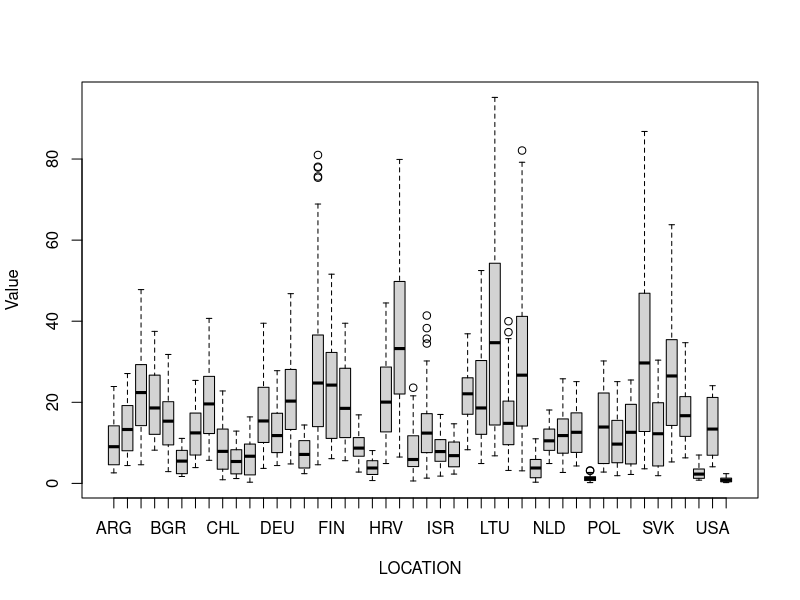
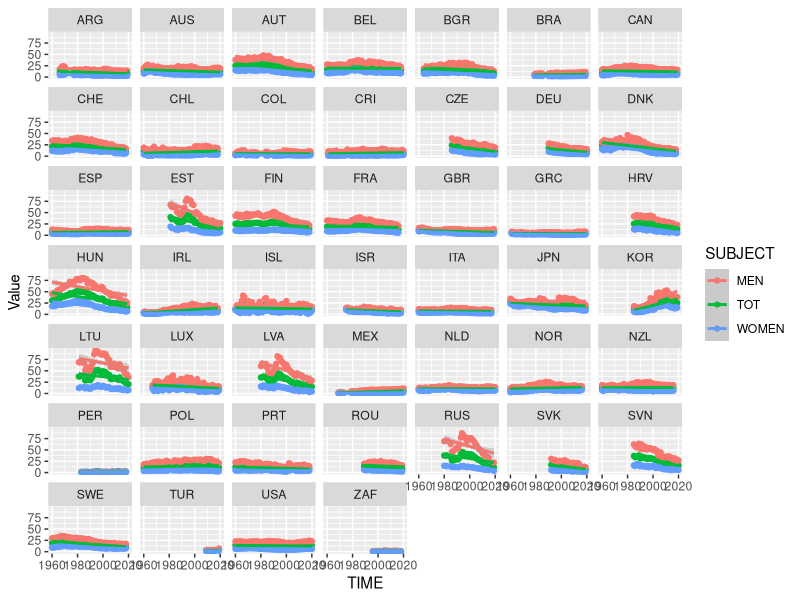
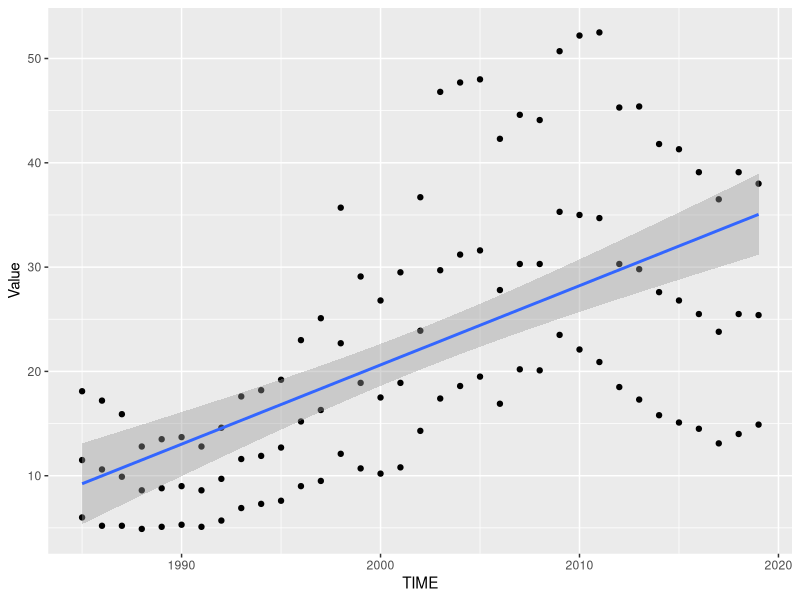
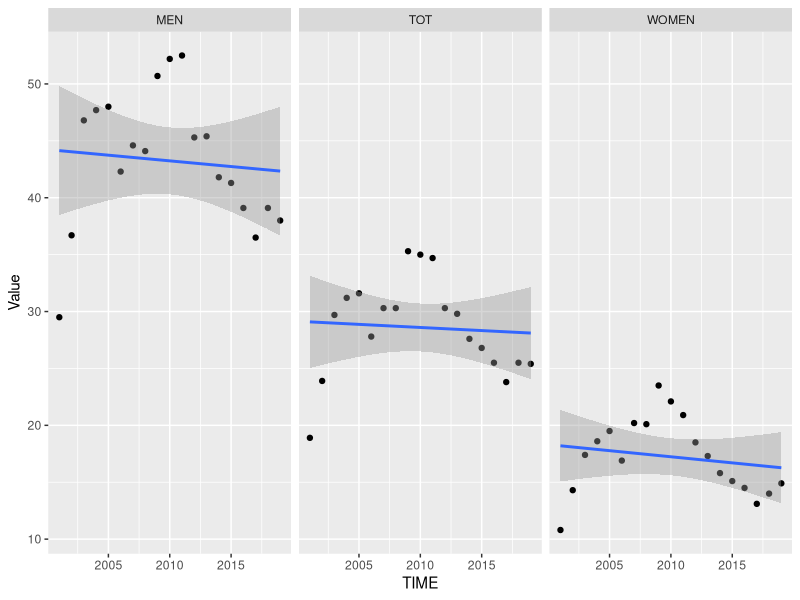
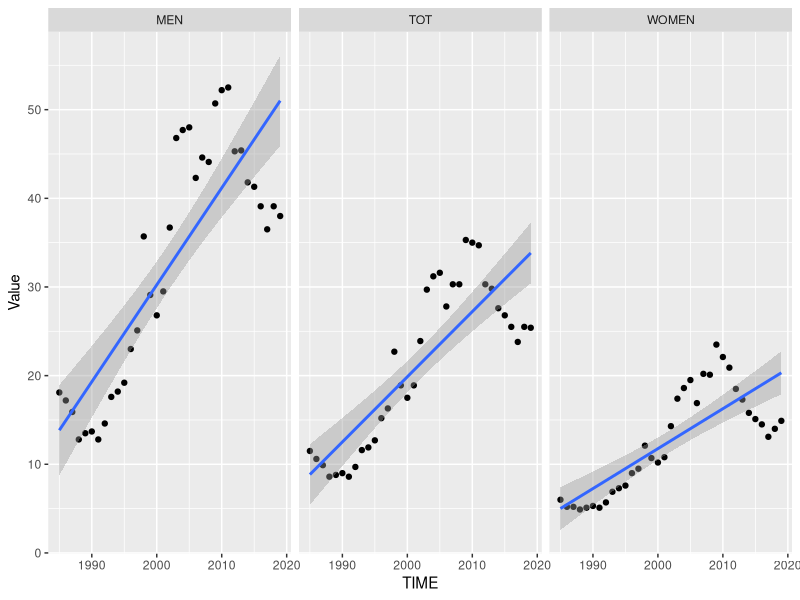
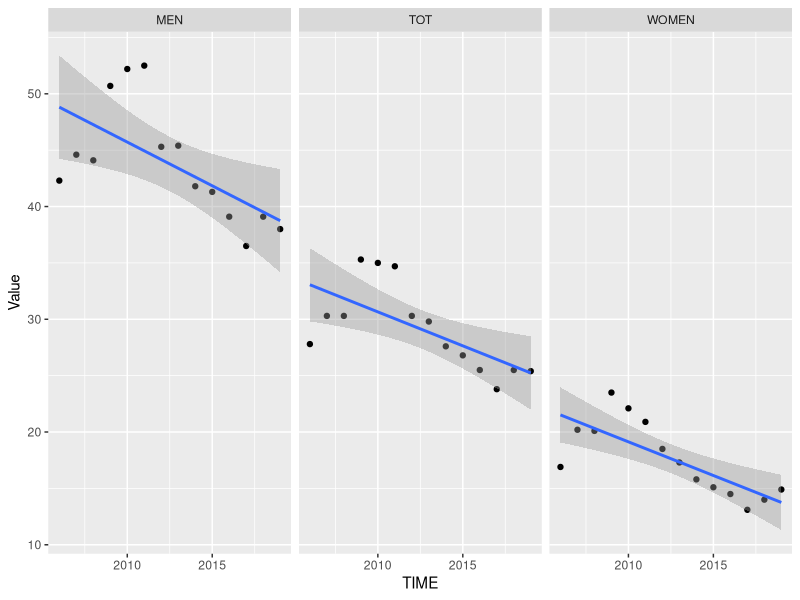
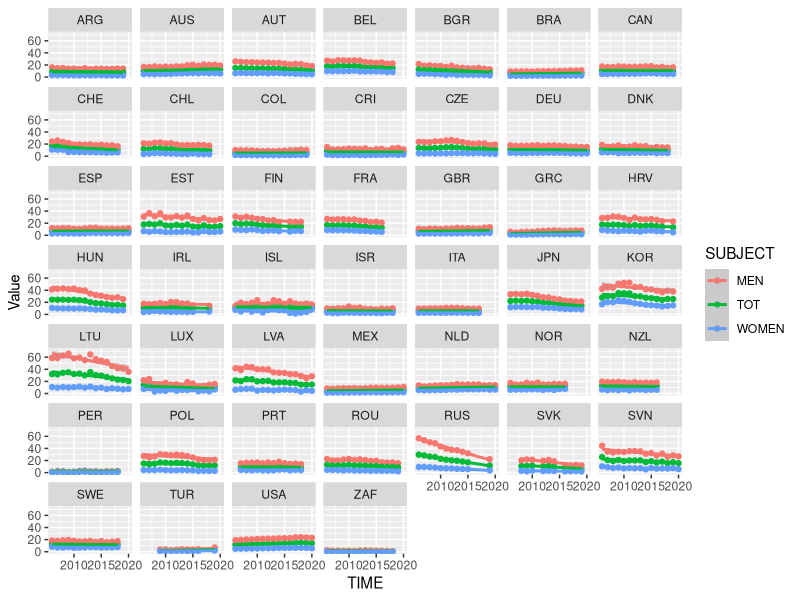
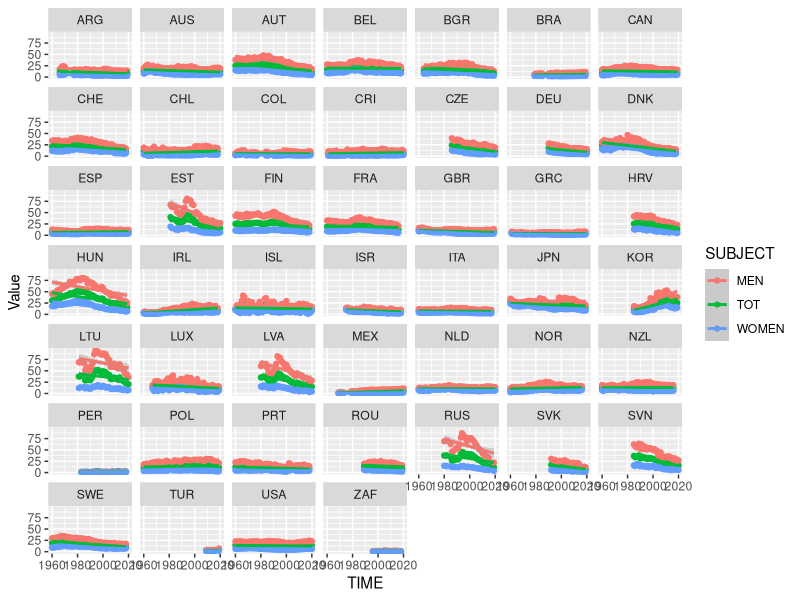

Source code (R) for these figures, in order:
getwd()
setwd("F:/Data/OECD_Countries_Suicide/")


S<-read.csv("DP_LIVE_06082022205006478.csv")


boxplot(Value~LOCATION, data=S)


suicidebycountry<-lm(Value~LOCATION+TIME, data=S)


summary(suicidebycountry)


suicidebycountry_I<-lm(Value~LOCATION*TIME, data=S)

summary(suicidebycountry_I)

#Functions to define at the start

highest<-function(vect_values,N){
  len = length(vect_values)
  return(sort(vect_values, partial = len-(N-1))[len-(N-1)])
}



#Let us facet wrap for each country and see who is increasing in Suicide rate
library(ggplot2); library(gridExtra)
ggplot(S, aes(TIME, Value, color = SUBJECT)) +
  geom_point() +
  geom_smooth(method="lm") +
  facet_wrap(~ LOCATION)


#Verify that we can print out the unique location codes for the dataframe
for(i in unique(S$LOCATION)){
  print(i)
}


#Note this shows how to separate based off of location
for(i in unique(S$LOCATION)){
  print(length(S[S$LOCATION==i,]))
}


#Let's print out all the estimated gradients
for(i in unique(S$LOCATION)){
  df<-S[S$LOCATION == i,]
  thing<-lm(data=df, Value~TIME)
  grad<-thing$coefficients[2]
  print(paste("For country code",i, "the suicide rate has been changing with appx", format(grad, nsmall = 2), "per year", sep=" " ))
}


#Make lists instead to manipulate around
NUM = 0
listofgrads = list()
listofnames = list()
for(i in unique(S$LOCATION)){
  NUM=NUM+1
  df<-S[S$LOCATION == i,]
  thing<-lm(data=df, Value~TIME)
  grad<-thing$coefficients[2]
  #print(paste("For country code",i, "the suicide rate has been changing with appx", format(grad, nsmall = 2), "per year", sep=" " ))
  print(format(grad, nsmall = 2))
  no<-format(grad, nsmall = 2)
  listofgrads[NUM]<-no
  listofnames[NUM]<-i
}

highest<-function(vect_values,N){
  len = length(vect_values)
  return(sort(vect_values, partial = len-(N-1))[len-(N-1)])
}
  
max(unlist(lapply(listofgrads, FUN=max)))
highest(unlist(listofgrads),2)

listofnames[match(highest(unlist(listofgrads),1), listofgrads)]
listofnames[match(highest(unlist(listofgrads),2), listofgrads)]


for (i in range(5)){
  print(i)
}


#Print the 5 highest increasing rates of suicide based off of OECD suicide information
for (i in 1:5){
  print(listofnames[match(highest(unlist(listofgrads),i), listofgrads)])
}

for (i in 1:5){
  print(highest(unlist(listofgrads),i))
}


#Let's look at different sections of KOREA
ggplot(S[S$LOCATION=="KOR",], aes(TIME, Value)) +
  geom_point() +
  geom_smooth(method="lm")


ggplot(S[S$LOCATION=="KOR" & S$TIME > 2000,], aes(TIME, Value)) +
  geom_point() +
  geom_smooth(method="lm")+
  facet_wrap(~ SUBJECT)

#JUST REALISED THAT THERE ARE 3 DATASETS FOR EACH 

ggplot(S[S$LOCATION=="KOR" ,], aes(TIME, Value)) +
  geom_point() +
  geom_smooth(method="lm")+
  facet_wrap(~ SUBJECT)

#after 2005
ggplot(S[S$LOCATION=="KOR"& S$TIME > 2005 ,], aes(TIME, Value)) +
  geom_point() +
  geom_smooth(method="lm")+
  facet_wrap(~ SUBJECT)





#So things are critically different for year 2005 onwards
ggplot(S[S$TIME>2005,], aes(TIME, Value, color = SUBJECT)) +
  geom_point() +
  geom_smooth(method="lm") +
  facet_wrap(~ LOCATION)

#Redo all times to control for sex
ggplot(S, aes(TIME, Value, color = SUBJECT)) +
  geom_point() +
  geom_smooth(method="lm") +
  facet_wrap(~ LOCATION)



#USA lookin sus on increasing. Who is increasing now, if at all?
p2005<-S[S$TIME>2005,]

#Let's print out all the estimated gradients
for(i in unique(p2005$LOCATION)){
  df<-p2005[p2005$LOCATION == i,]
  thing<-lm(data=df, Value~TIME)
  grad<-thing$coefficients[2]
  print(paste("For country code",i, "the suicide rate has been changing with appx", format(grad, nsmall = 2), "per year", sep=" " ))
}



NUM = 0
listof2grads = list()
listof2names = list()
for(i in unique(p2005$LOCATION)){
  NUM=NUM+1
  df<-p2005[p2005$LOCATION == i,]
  thing<-lm(data=df, Value~TIME)
  grad<-thing$coefficients[2]
  #print(paste("For country code",i, "the suicide rate has been changing with appx", format(grad, nsmall = 2), "per year", sep=" " ))
  print(format(grad, nsmall = 2))
  no<-format(grad, nsmall = 2)
  listof2grads[NUM]<-no
  listof2names[NUM]<-i
}

highest<-function(vect_values,N){
  len = length(vect_values)
  return(sort(vect_values, partial = len-(N-1))[len-(N-1)])
}


listof2names[match(highest(unlist(listof2grads),1), listof2grads)]
listof2names[match(highest(unlist(listof2grads),2), listof2grads)]


for (i in 1:12){
  print(listof2names[match(highest(unlist(listof2grads),i), listof2grads)])
  print(highest(unlist(listof2grads),i))
}


#Let us summarise this all into a function that prints out the highest rate suicide increases
#with controls for year of cutoff and number to countries to list
#also perhaps controls for gender

grad<-function(no = 5, year=1000, gender = "TOT"){
  p2005<-S[S$TIME>year & S$SUBJECT == gender,]
  NUM = 0
  listof2grads = c()
  listof2names = c()
  for(i in unique(p2005$LOCATION)){
    NUM=NUM+1
    df<-p2005[p2005$LOCATION == i,]
    thing<-lm(data=df, Value~TIME)
    grad<-thing$coefficients[2]
    #print(paste("For country code",i, "the suicide rate has been changing with appx", format(grad, nsmall = 2), "per year", sep=" " ))
    #print(format(grad, nsmall = 2))
    no<-format(grad, nsmall = 2)
    listof2grads<-c(listof2grads,no)
    listof2names<-c(listof2names,i)
  }
  return (data.frame(listof2grads, listof2names))
}

GRAD<-function(no = 5, year=1000, gender = "TOT"){
  highest<-function(vect_values,N){
    len = length(vect_values)
    return(sort(vect_values, partial = len-(N-1))[len-(N-1)])
  }
  listof2grads<-grad(no, year, gender)[1]
  listof2names<-grad(no, year, gender)[2]
  for (i in 1:no){
    #print(which(listof2grads==highest(unlist(listof2grads),i)))
    print(listof2names[which(listof2grads==highest(unlist(listof2grads),i)),])
    print(highest(unlist(listof2grads),i))
  }
}

GRAD(5,1000,"TOT")
GRAD(5,1000,"WOMEN")
GRAD(5,1000,"MEN")



GRAD(5,2000,"TOT")
GRAD(5,2000,"WOMEN")
GRAD(5,2000,"MEN")






for (i in c(1000,1980,1990,2000,2005,2010)){
  print(i)
  print("------")
  print(GRAD(5,i,"MEN"))
  print("######")
}


for (i in c(1000,1980,1990,2000,2005,2010) ){
  print(i)
  print("------")
  print(GRAD(5,i,"WOMEN"))
  print("######")
}


for (i in c(1000,1980,1990,2000,2005,2010)){
  print(i)
  print("------")
  print(GRAD(5,i,"TOT"))
  print("######")
}


#Copied attempt at world map
library(maps)
library(ggplot2)
world_map <- map_data("world")

p <- ggplot() + coord_fixed() +
  xlab("") + ylab("")

#Add map to base plot
base_world_messy <- p + geom_polygon(data=world_map, aes(x=long, y=lat, group=group), 
                                     colour="light green", fill="light green")

base_world_messy


cleanup <- 
  theme(panel.grid.major = element_blank(), panel.grid.minor = element_blank(), 
        panel.background = element_rect(fill = 'white', colour = 'white'), 
        axis.line = element_line(colour = "white"), legend.position="none",
        axis.ticks=element_blank(), axis.text.x=element_blank(),
        axis.text.y=element_blank())

base_world <- base_world_messy + cleanup

base_world



S[,c('lat','long')]<-NA



S_backup<-S
#S %>% 



#KOREA>?


ggplot(S[S$LOCATION == 'KOR',], aes(TIME, Value, color = SUBJECT)) +
  geom_point() +
  geom_smooth(method="lm") +
  facet_wrap(~ LOCATION)

#Let us try to print out a facet of say only 4 countries that would be of interest to us

ggplot(S[S$LOCATION == c('USA','AUS'),], aes(TIME, Value, color = SUBJECT)) +
  geom_point() +
  geom_smooth(method="lm") +
  facet_wrap(~ LOCATION)

ggplot(S[S$LOCATION == c('JPN','KOR'),], aes(TIME, Value, color = SUBJECT)) +
  geom_point() +
  geom_smooth(method="lm") +
  facet_wrap(~ LOCATION)


ggplot(S[S$TIME>1995 & S$LOCATION == c('USA','AUS'),], aes(TIME, Value, color = SUBJECT)) +
  geom_point() +
  geom_smooth(method="lm") +
  facet_wrap(~ LOCATION)

ggplot(S[S$TIME>1995 & S$LOCATION == c('JPN','KOR'),], aes(TIME, Value, color = SUBJECT)) +
  geom_point() +
  geom_smooth(method="lm") +
  facet_wrap(~ LOCATION)
